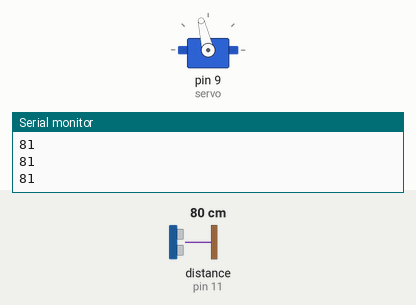
Simulated run of this sketch. Board: Arduino Uno, built with avr-gcc and run on an emulated ATmega328P. Shown: servo, the last lines printed to the serial monitor. Inputs (shaded band) come from the test bench; at power-on: distance to the obstacle (sensor on pin 11) 80 cm. The echo pulse lasts 58.3 µs per cm.

Above: at 1.2 s.
1.3 s: distance to the obstacle (sensor on pin 11) set to 2 cm
At 3.5 s:
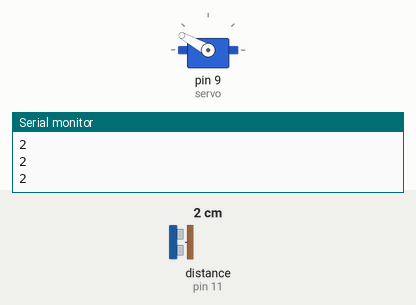
3.9 s: distance to the obstacle (sensor on pin 11) set to 6 cm
At 4.39 s:
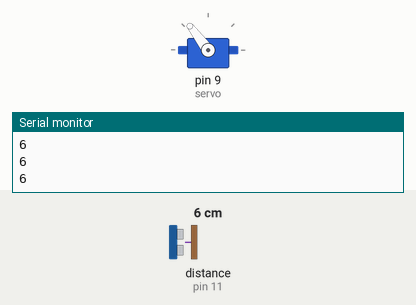
At 7.8 s:
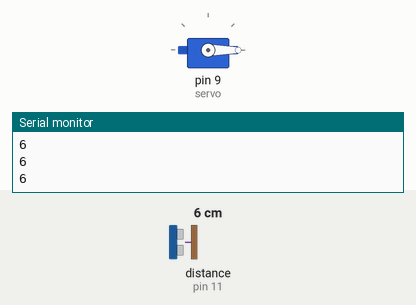
Timing chart, 0 to 9.3 s (numbered marks = the images above; inputs shaded):
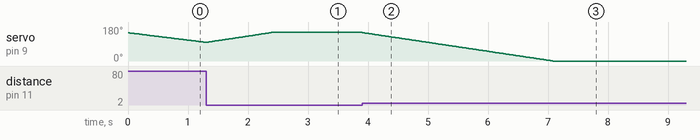

Measured:
- the behaviour switches between 4 and 5 cm on distance to the obstacle (sensor on pin 11) (found by bisection; images 1 and 2)
- after the input at 3.9 s, servo on pin 9 (servo): moves from 151° to 0° over 3.2 s, starting at once

The sketch:

TP3_retroaction.ino
```cpp
#include <Servo.h>
#include <NewPing.h>

#define MAX_DISTANCE 200
#define TRIGGER_PIN 12
#define ECHO_PIN 11

Servo servo;

NewPing sonar(TRIGGER_PIN, ECHO_PIN, MAX_DISTANCE);


// définition des broches utilisées
int angle = 150;
int trig = 12;
int echo = 11;
long lecture_echo;
long cm;
int threshold = 4;
bool descenteMannequin = true;

void setup()
{
  Serial.begin(9600);
  pinMode(trig, OUTPUT);
  digitalWrite(trig, LOW);
  pinMode(echo, INPUT);
  servo.attach(9);
  servo.write(angle);
}

void loop()
{
  unsigned int uS = sonar.ping_cm();
  Serial.println(uS);

  if(descenteMannequin == true) {
      if(uS <= threshold) {
        descenteMannequin = false;
      }
    servo.write(angle -= 1);
  }

  if (descenteMannequin == false) {
     if(angle >= 150) {
      descenteMannequin = true;
     }
    servo.write(angle += 1);
  }
  delay(20);
}
```
